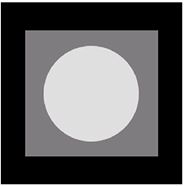
#> input picture Lab23/Capture1234.JPG, 184 x 186 px, found by its file name
$ python lab23.py
#> lines starting #> are read from the running program, lines starting #| are printed output that depends on the picture
# [31 lines of commented-out code are left out]
import numpy as np
import random
import cv2
from matplotlib import pyplot as plt

def sp_noise(image,prob):
    output = np.zeros(image.shape,np.uint8)
    thres = 1-prob
    for i in range(image.shape[0]):
        for j in range(image.shape[1]):
            rdn = random.random()
            if rdn < prob :
                output[i][j] = 0
            elif rdn > thres:
                output[i][j] = 255
            else:
                output[i][j] = image[i][j]

    return output

image = cv2.imread('Capture1234.jpg',0)
#> image: shape (186, 184); min 0, max 255, mean 91.1
noise_img = sp_noise(image,0.05)
#> after the loop in sp_noise, `for i in range(image.shape[0]):`:
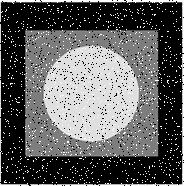
#> output: shape (186, 184); min 0, max 255, mean 94.6
plt.subplot(131),plt.imshow(image,cmap = 'gray')
plt.title('Original Image'),plt.xticks([]),plt.yticks([])

plt.subplot(132),plt.imshow(noise_img,cmap = 'gray')
plt.title('Salt and Pepper Noise'),plt.xticks([]),plt.yticks([])

plt.subplot(133),plt.hist(noise_img.ravel(),256,[0,256])
plt.title('Histogram'),plt.xticks([]),plt.yticks([])

plt.show()
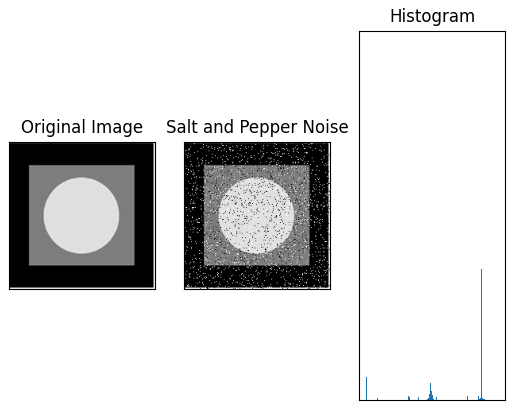
#> figure drawn by matplotlib, 3 panels
